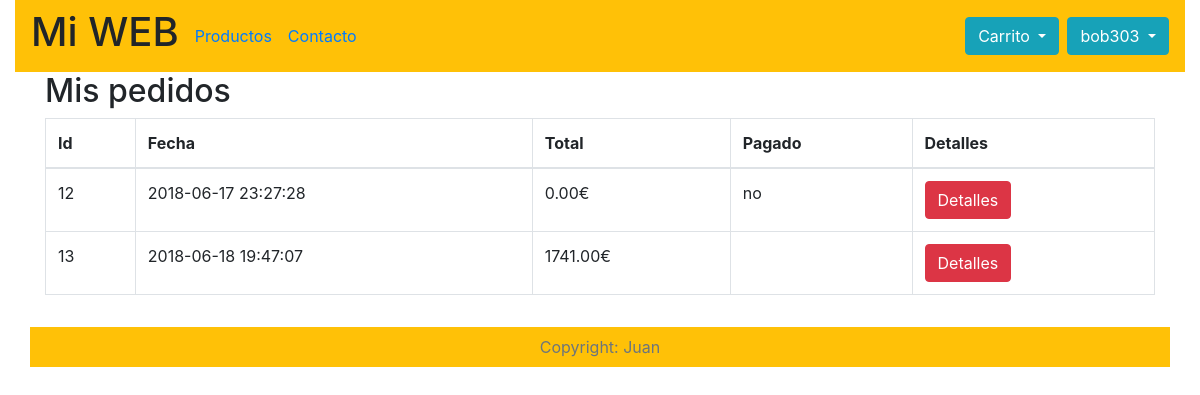
The page /mis_pedidos.php (signed in) on the database as committed earlier.
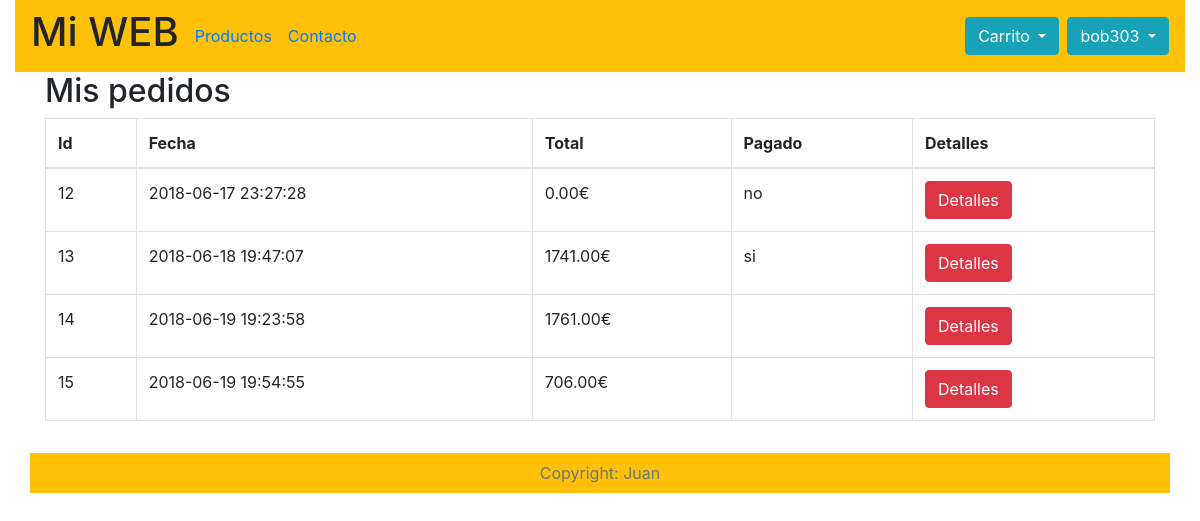
The same page on the database as committed later.
### tables this page shows
CREATE TABLE `pedidos` (
  `id` int(10) NOT NULL,
  `id_cliente` int(20) NOT NULL,
  `fecha` timestamp NOT NULL DEFAULT CURRENT_TIMESTAMP,
  `total` decimal(10,2) NOT NULL,
  `pagado` enum('si','no') NOT NULL DEFAULT 'no'
);

### librerias/consultas_bd.php (called while the page is built, shortened)
<?php
function extraer_usuario($conexion, $email)
{
    $consulta = mysqli_query($conexion, "SELECT * FROM usuarios WHERE email = '$email'");
    $registro = mysqli_fetch_array($consulta);
    return $registro;
}
function is_admin($conexion, $email)
{
    $consulta = mysqli_query($conexion, "SELECT * FROM usuarios WHERE email = '$email'");
    if ($consulta->num_rows > 0) {
        $registro = mysqli_fetch_array($consulta);
        if ($registro['rol'] == 'admin') {
            return true;
        }
    }
    return false;
}
function pedidos_cliente($conexion, $email){
    $registro = extraer_usuario($conexion, $email);
    $id_usuario = $registro['id'];
    $consulta = mysqli_query($conexion, "SELECT * FROM pedidos WHERE id_cliente = '$id_usuario'");
    return $consulta;
}

### mis_pedidos.php (the view, shortened to what this page needs)
<?php
    include "database/conexion_bd.php";
    include "librerias/consultas_bd.php";
    $titulo = "Mis pedidos";
    if(isset($_SESSION['email'])){
        $consulta = pedidos_cliente($conexion, $_SESSION['email']);
?>
    <!doctype html>
    <html lang="es">
    <head>
        <?php include "plantillas/plantilla_cabecera.php";?>
    </head>
    <body>
        <div class="container-fluid">
            <?php include "plantillas/plantilla_navegacion.php";?>
            <div class="container">
                <div class="row">
                    <div class="col-12">
                        <h2><?=$titulo;?></h2>
                        <table class="table table-bordered table-hover">
                            <thead>
                                <tr>
                                    <th scope="col">Id</th>
                                    <th scope="col">Fecha</th>
                                    <th scope="col">Total</th>
                                    <th scope="col">Pagado</th>
                                    <th scope="col">Detalles</th>
                                </tr>
                            </thead>
                            <?php
                                while ($row = mysqli_fetch_array($consulta)) { ?>
                                <tr>
                                    <td><?=$row['id'];?></td>
                                    <td><?=$row['fecha'];?></td>
                                    <td><?=$row['total'];?>€</td>
                                    <td><?=$row['pagado'];?></td>
                                    <td><a class='btn btn-danger' href='detalles_pedido.php?id_pedido=<?=$row['id'];?>'>Detalles</a></td>
                                </tr>
                                <?php } ?>
                        </table>
                    </div>
                </div>
            </div>
            <div class="container-fluid">
                <?php include "plantillas/plantilla_pie.php";?>
            </div>
        </div>
    </body>
    </html>
<?php }  else { ?>
<p>Acceso denegado</p>
<?php } ?>

Rows that differ between the two databases and show on the page:
changed pedidos id 13: pagado (not shown) → "si"
added pedidos: id "14", fecha "2018-06-19 19:23:58", total "1761.00"
added pedidos: id "15", fecha "2018-06-19 19:54:55", total "706.00"
